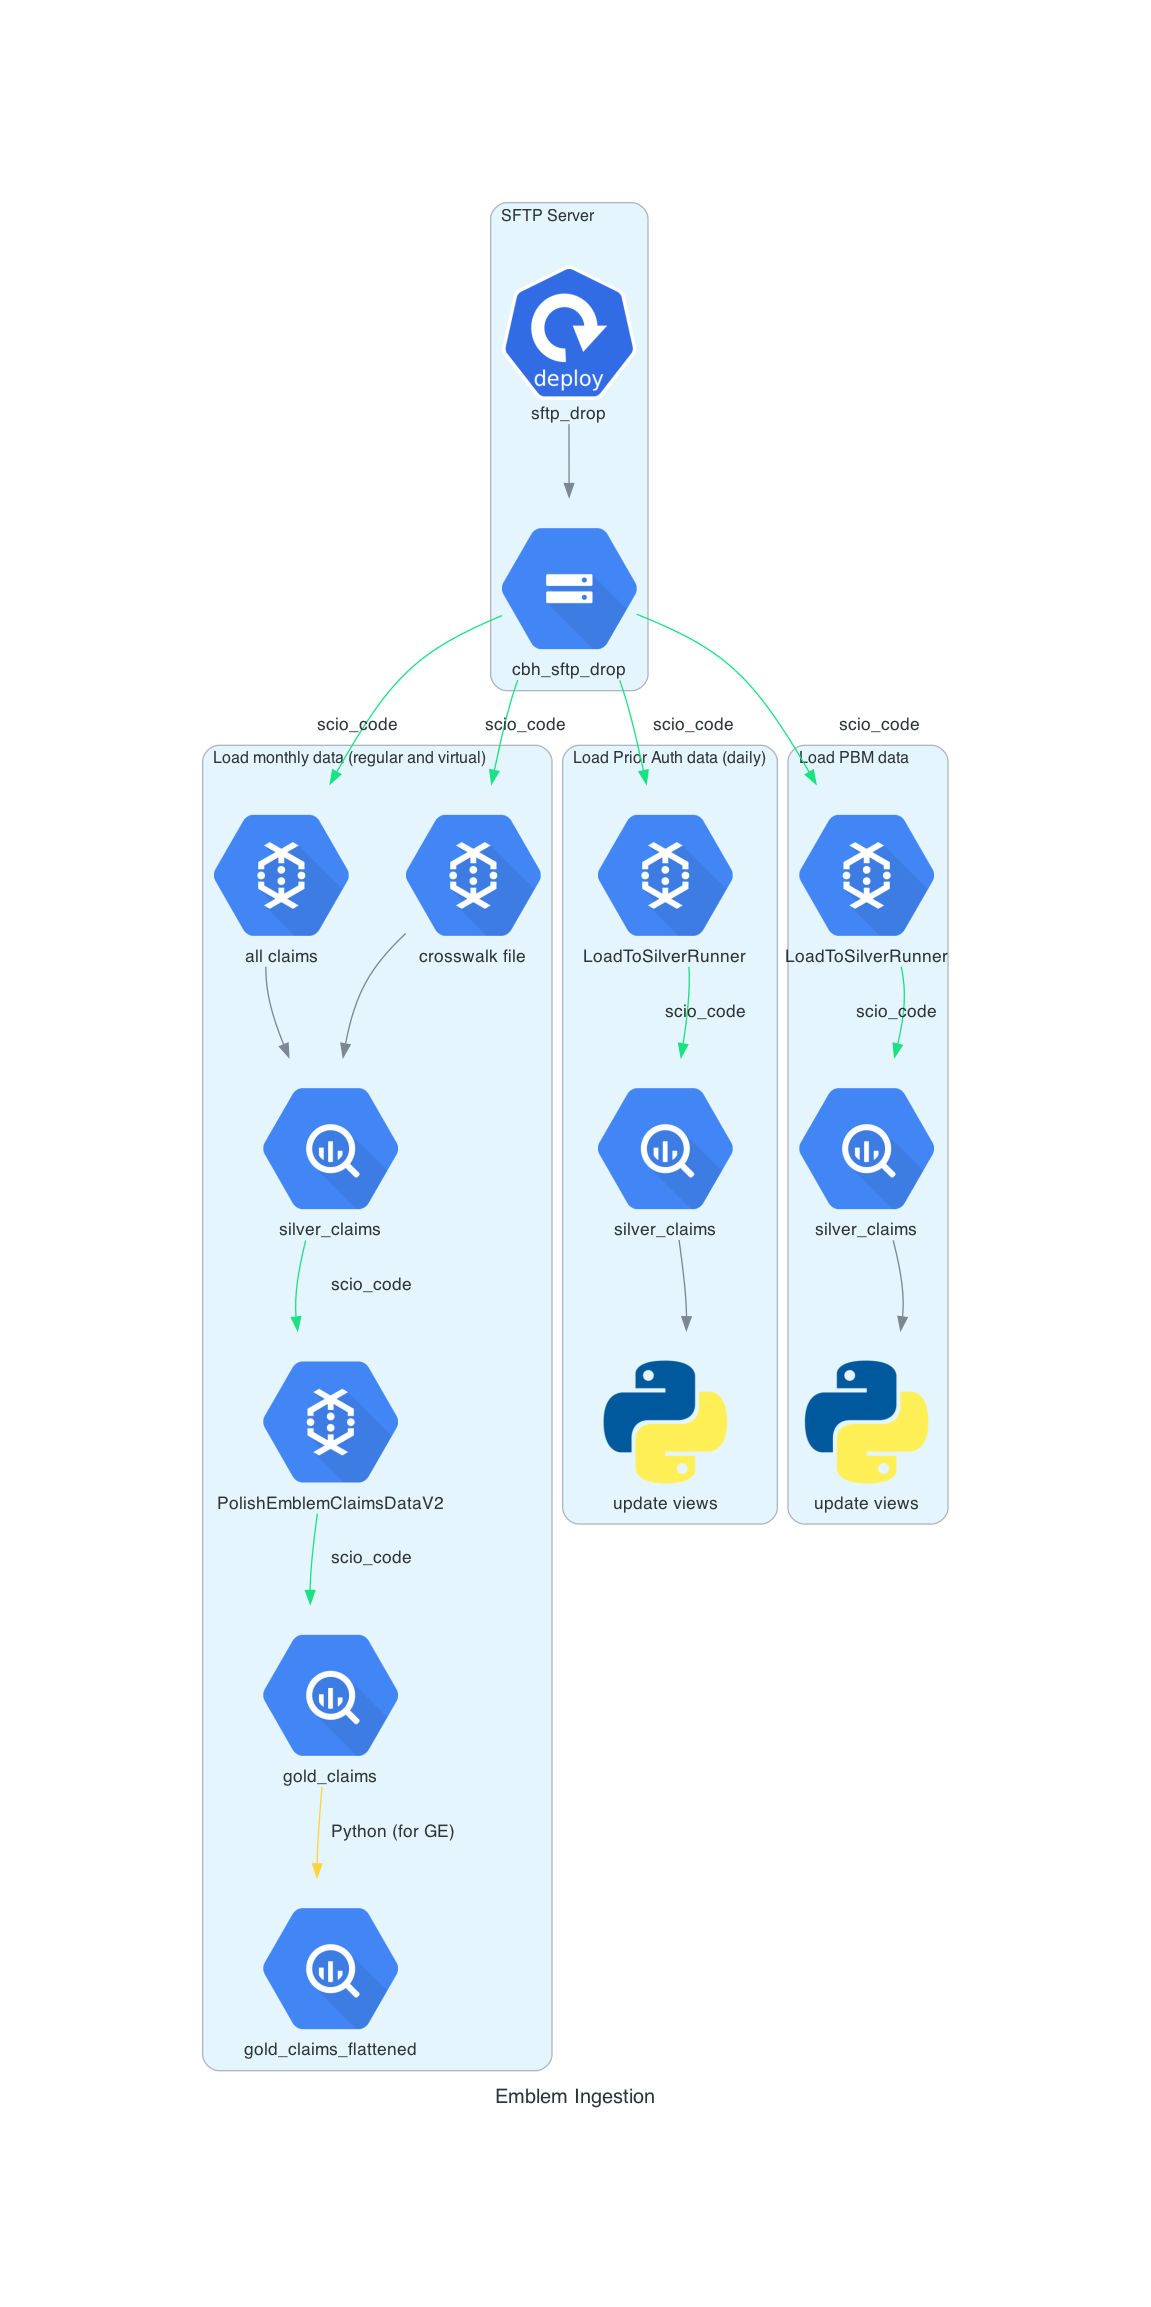

Here is the Python script that generated this plot:
from diagrams import Cluster, Diagram, Edge
from diagrams.gcp.analytics import BigQuery, Dataflow
from diagrams.gcp.storage import GCS
from diagrams.k8s.compute import Deployment
from diagrams.programming.language import Python

with Diagram(
    name="Emblem Ingestion",
    filename="emblem_ingestion",
    direction="TB",
    curvestyle="curved"
):
    scio_color = "#1AE282"
    python_color = "#FFD43B"
    scio_edge = Edge(label="scio_code", color=scio_color)

    with Cluster("SFTP Server"):
        sftp_job = Deployment("sftp_drop")
        gcs_bucket = GCS("cbh_sftp_drop")
        sftp_job >> gcs_bucket

    with Cluster("Load monthly data (regular and virtual)"):
        silver_data = BigQuery("silver_claims")
        gold_data = BigQuery("gold_claims")
        gcs_bucket >> scio_edge >> Dataflow("LoadToSilverRunner- all claims") >> silver_data
        gcs_bucket >> scio_edge >> Dataflow("crosswalk file") >> silver_data
        silver_data >> scio_edge >> Dataflow("PolishEmblemClaimsDataV2") >> scio_edge >> gold_data
        gold_data >> Edge(label="Python (for GE)", color=python_color) >> BigQuery("gold_claims_flattened")

    with Cluster("Load Prior Auth data (daily)"):
        silver_data = BigQuery("silver_claims")
        gcs_bucket >> scio_edge >> Dataflow("LoadToSilverRunner") >> scio_edge >> silver_data
        silver_data >> Python("update views")

    with Cluster("Load PBM data"):
        silver_data = BigQuery("silver_claims")
        gcs_bucket >> scio_edge >> Dataflow("LoadToSilverRunner") >> scio_edge >> silver_data
        silver_data >> Python("update views")
